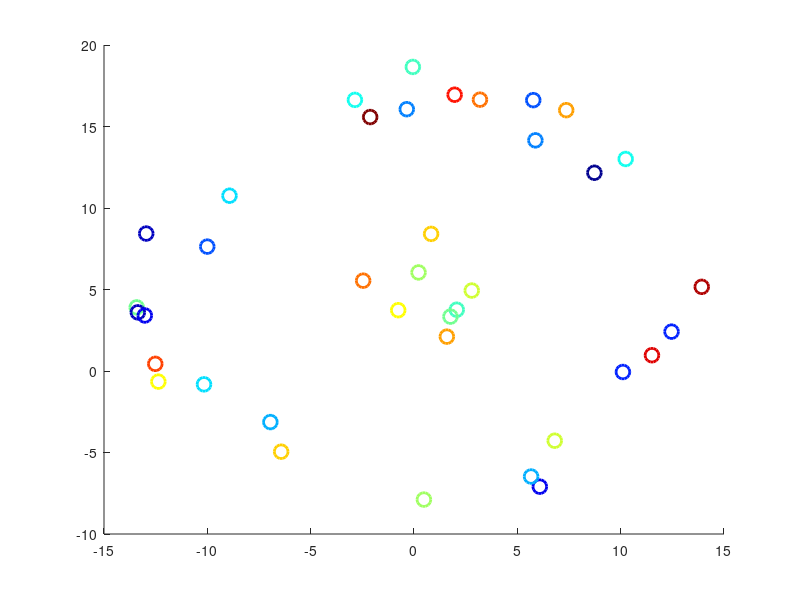

MATLAB code to generate this figure: (Note: this script raises an error after producing the figure.)
% Fast SLAM example
clear;clc;

figure(1);clf;hold on;

% Time
Tf = 20;
dt = 0.5;
T = 0:dt:Tf;

% Initial Robot State
x0 = [0 0 0]';

% Control inputs
u = ones(2, length(T));
u(2,:)=0.3*u(2,:);

% Motion Disturbance model
R = [0.001 0 0; 
     0 0.001 0; 
     0 0 0.0001];
[RE, Re] = eig(R);

%% Features.m map for Question 3 - FastSLAM with bad correspondences

% Annulus Feature Map
M1 = 30;
samples1 = rand(2,M1);
r1 = 4*samples1(1,:)+ 10;
ang1 = 2*pi*samples1(2,:);
M2 = 8;
samples2 = rand(2,M2);
r2 = 4*samples2(1,:);
ang2 = 2*pi*samples2(2,:);
map = [r1.*cos(ang1), (r2).*cos(ang2);r1.*sin(ang1), (r2).*sin(ang2)];
map(1,:) = map(1,:); 
map(2,:) = map(2,:)+5; 
plot(map(1,:),map(2,:),'bo')
M = M1+M2;

figure(1);clf; hold on;
cmap = colormap('jet');
cmap = cmap(1:3:end,:);
cn = length(cmap(:,1));
for j = 1:M
    plot(map(1,j),map(2,j),'o','Color', cmap(mod(j,cn)+1,:), 'MarkerSize',10,'LineWidth',2);
end
% Measurement model
rmax = 15;
thmax = pi/3;

% Feature initialization
newfeature = ones(M,1);

% Measurement noise
Qi = [0.001 0; 
     0 0.001];

[QiE, Qie] = eig(Qi);

% Simulation Initializations
n = length(R(:,1)); % Number of vehicle states
xr = zeros(n,length(T)); % Vehicle states 
xr(:,1) = x0;
m = length(Qi(:,1)); % Number of measurements per feature 
N = n+m*M;
y = zeros(m,M,length(T)); % Measurements

% Particles
D = 200;% Number of particles
X = zeros(n,D); % Vehicle states
X0 = X; % Prior - known exactly
Xp = X; % Interim Vehicle states
mu = zeros(2,M,D); % Feature means
mup = mu; % Interim Feature means
S = zeros(2,2,M,D); % Feature covariances
Sp = S;  % Interim Feature covariances
% Initialization of Particle weights
w0 = 1/D; 
w = w0*ones(1,D);

particle_means = [];

feature_ids = 1:M;
feature_decriptors = zeros(1,M);
    
%% Main loop
for t=2:length(T)
    %% Simulation
    % Select a motion disturbance
    e = RE*sqrt(Re)*randn(n,1);
    % Update robot state
    xr(:,t) = [xr(1,t-1)+u(1,t)*cos(xr(3,t-1))*dt;
              xr(2,t-1)+u(1,t)*sin(xr(3,t-1))*dt;
              xr(3,t-1)+u(2,t)*dt] + e;

    % Define features that can be measured
    meas_ind = [];
    for i=1:M
        if(inview(map(:,i),xr(:,t),rmax,thmax))
            meas_ind=[meas_ind,i];
        end
    end
    
    % Take measurements
    for i = meas_ind
        % correspond the feature, with error
        measured_id = round(normrnd(i,0.2));
        if measured_id == 0
            measured_id = 1;
        end
        if measured_id == 39
            measured_id = 38;
        end
            
        if measured_id ~= i
            measured_feature = min(M, max(1,map(:,measured_id)));
            actual_feature = map(:,i);
            plot([actual_feature(1) measured_feature(1)],[actual_feature(2), measured_feature(2)],'r-');
            plot([xr(1,t), measured_feature(1)],[xr(2,t),measured_feature(2)], 'b-');
        end
        
        
        % Select a measurement disturbance
        delta = QiE*sqrt(Qie)*randn(m,1);
        % Determine measurement, add to measurement vector
        y(:,i,t) = [sqrt((map(1,measured_id)-xr(1,t))^2 + (map(2,measured_id)-xr(2,t))^2);
            atan2(map(2,measured_id)-xr(2,t),map(1,measured_id)-xr(1,t))-xr(3,t)] + delta;
    end
    
    %% Fast SLAM Filter Estimation

    % For each particle
    for d=1:D
        % Select a motion disturbance
        em = 3*RE*sqrt(Re)*randn(n,1);
        % Update full state
        Xp(:,d) = [X(1,d)+u(1,t)*cos(X(3,d))*dt;
                  X(2,d)+u(1,t)*sin(X(3,d))*dt;
                  X(3,d)+u(2,t)*dt] + em;

        % For each feature measured
        clear yw hmuw Qw;
        j=1; 
        for i=meas_ind      
            if (newfeature(i) == 1)
                % Feature initialization
                mup(1,i,d) = Xp(1,d)+y(1,i,t)*cos(y(2,i,t)+Xp(3,d));
                mup(2,i,d) = Xp(2,d)+y(1,i,t)*sin(y(2,i,t)+Xp(3,d));
                % Predicted range
                dx = mup(1,i,d)-Xp(1,d);
                dy = mup(2,i,d)-Xp(2,d);
                rp = sqrt((dx)^2+(dy)^2);
                % Calculate Jacobian
                Ht = [ dx/rp dy/rp; -dy/rp^2 dx/rp^2];
                Sp(:,:,i,d) = Ht\Qi*inv(Ht)';
              else
                % Measurement processing
                % Predicted range
                dx = mu(1,i,d)-Xp(1,d);
                dy = mu(2,i,d)-Xp(2,d);
                rp = sqrt((dx)^2+(dy)^2);
                % Calculate Jacobian
                Ht = [ dx/rp dy/rp; -dy/rp^2 dx/rp^2];
                % Calculate Innovation
                I = y(:,i,t)-[rp; (atan2(dy,dx) - Xp(3,d))];
                
                % Measurement update
                Q = Ht*S(:,:,i,d)*Ht' + Qi;
                K = S(:,:,i,d)*Ht'/Q;
                mup(:,i,d) = mu(:,i,d) + K*I;
                Sp(:,:,i,d) = (eye(2)-K*Ht)*S(:,:,i,d);

            end
            % Calculate predicted measurements and covariance for
            % weighting
            yw(2*(j-1)+1:2*j) = y(:,i,t);
            hmuw(2*(j-1)+1:2*j) = [rp;(atan2(dy,dx) - Xp(3,d))];
            Qw(2*(j-1)+1:2*j,2*(j-1)+1:2*j) = Sp(:,:,i,d);
            j=j+1;
        end
        
        %Calculate weight
        %w(d) = w0;
        if (exist('Qw'))
            w(d) = mvnpdf(yw,hmuw,Qw);
        end
    end
    
    % Eliminate initialization of previously measured features
    newfeature(meas_ind) = 0;
        
    % Resampling
    W = cumsum(w);
    % Resample and copy all data to new particle set
    for d=1:D
        seed = W(end)*rand(1);
        cur = find(W>seed,1);
        Xpc = Xp(:,cur);
        mu(:,:,d) = mup(:,:,cur);
        S(:,:,:,d) = Sp(:,:,:,cur);
    end
    
    muParticle = mean(X');
    particle_means = [particle_means;muParticle];

    mu_S(:,t) = muParticle;

    %% Plot results
    figure(1); clf;hold on;
    plot(xr(1,1:t),xr(2,1:t), 'ro--')
    plot([xr(1,t) xr(1,t)+1*cos(xr(3,t))],[xr(2,t) xr(2,t)+1*sin(xr(3,t))], 'r-')
    %plot(mu_S(1,1:t),mu_S(2,1:t), 'bx--')
    %plot([mu_S(1,t) mu_S(1,t)+1*cos(mu_S(3,t))],[mu_S(2,t) mu_S(2,t)+1*sin(mu_S(3,t))], 'b-')
    color = {'r','g','k','m','c','y','b'};
    colord = {'r.','g.','k.','m.','c.','y.','b.'};
    coloro = {'ro','go','ko','mo','co','yo','bo'};
    for i=meas_ind
        plot([xr(1,t) xr(1,t)+y(1,i,t)*cos(y(2,i,t)+xr(3,t))], [xr(2,t) xr(2,t)+y(1,i,t)*sin(y(2,i,t)+xr(3,t))], color{mod(i,7)+1} );
    end
    for j = 1:M
        plot(map(1,j),map(2,j),coloro{mod(j,7)+1}, 'MarkerSize',10,'LineWidth',2);
    end
    for d=1:D
        plot(X(1,d),X(2,d),'b.');
        for j = 1:M
            if (~newfeature(j))
                plot(mu(1,j,d),mu(2,j,d),colord{mod(j,7)+1});
                %error_ellipse(S_pos,mu_pos,0.95);
            end
        end
    end
    axis equal
    title('FastSLAM with Range & Bearing Measurements')
    F(t-1) = getframe(gcf);
end

for i = 1:numel(particle_means(:,1));
    plot(particle_means(i,1), particle_means(i,2), 'o','MarkerSize',15);
end